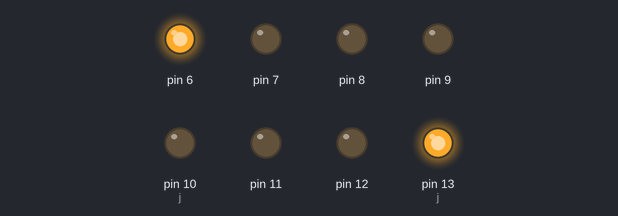
Bench run of a sketch on a simulated Arduino Uno, built with avr-gcc and run on an emulated ATmega328P. Shown: output pins drawn as LEDs (lit = HIGH).

Above: at 0.05 s.
At 0.45 s:
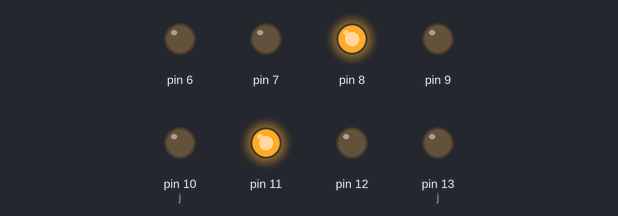
At 0.85 s:
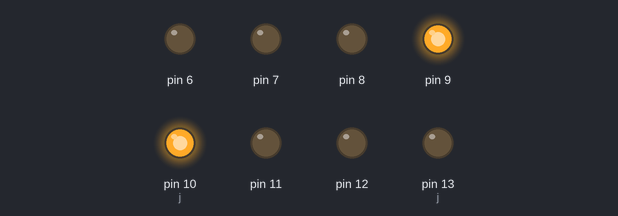
At 1.85 s:
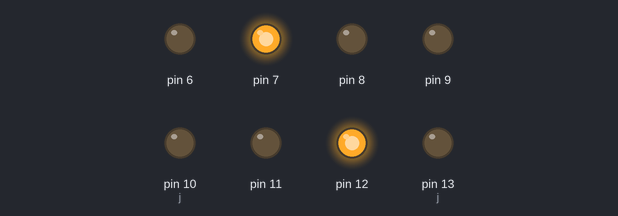
At 3.55 s:
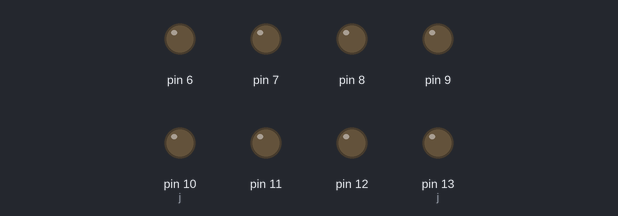
Timing chart, 0 to 3.9 s (numbered marks = the images above):
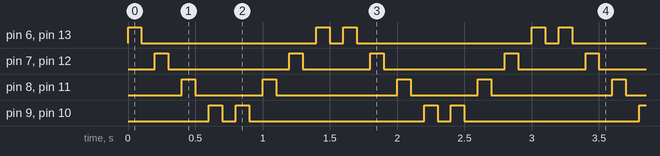

The sketch:

Exp01_iii_random_pattern.ino
```cpp
#define rep(i,n) for(int i=6;i<=n;i++)
#define n 13
void setup() {
  // setting the digital pins 6 to 13 to output mode
rep(i,n)
pinMode(i, OUTPUT);

}

void loop() {

  int delayTime=100;
  for(int i=6,j=13;i<=9;i++,j--){

  digitalWrite(i, HIGH);      // turn the LED on (HIGH is the voltage level)
  digitalWrite(j,HIGH);
  delay(delayTime);           // wait for a second

  digitalWrite(i, LOW);     // turn the LED off by making the voltage LOW
  digitalWrite(j,LOW);
  delay(delayTime);                       // wait for a second

  }

  for(int i=9,j=10;i>=6;i--,j++){

  digitalWrite(i, HIGH);      // turn the LED on (HIGH is the voltage level)
  digitalWrite(j,HIGH);
  delay(delayTime);           // wait for a second

  digitalWrite(i, LOW);     // turn the LED off by making the voltage LOW
  digitalWrite(j,LOW);
  delay(delayTime);                       // wait for a second

  }


}
```

Measured:
- by itself, pin 6, pin 13 (j): repeats every 1.6 s: LOW 1.3 s, HIGH 0.10 s, LOW 0.10 s, HIGH 0.10 s
- by itself, pin 7, pin 12: repeats every 1.6 s: LOW 0.90 s, HIGH 0.10 s, LOW 0.50 s, HIGH 0.10 s
- by itself, pin 8, pin 11: repeats every 1.6 s: LOW 0.50 s, HIGH 0.10 s, LOW 0.90 s, HIGH 0.10 s
- by itself, pin 9, pin 10 (j): repeats every 1.6 s: LOW 0.10 s, HIGH 0.10 s, LOW 1.3 s, HIGH 0.10 s
